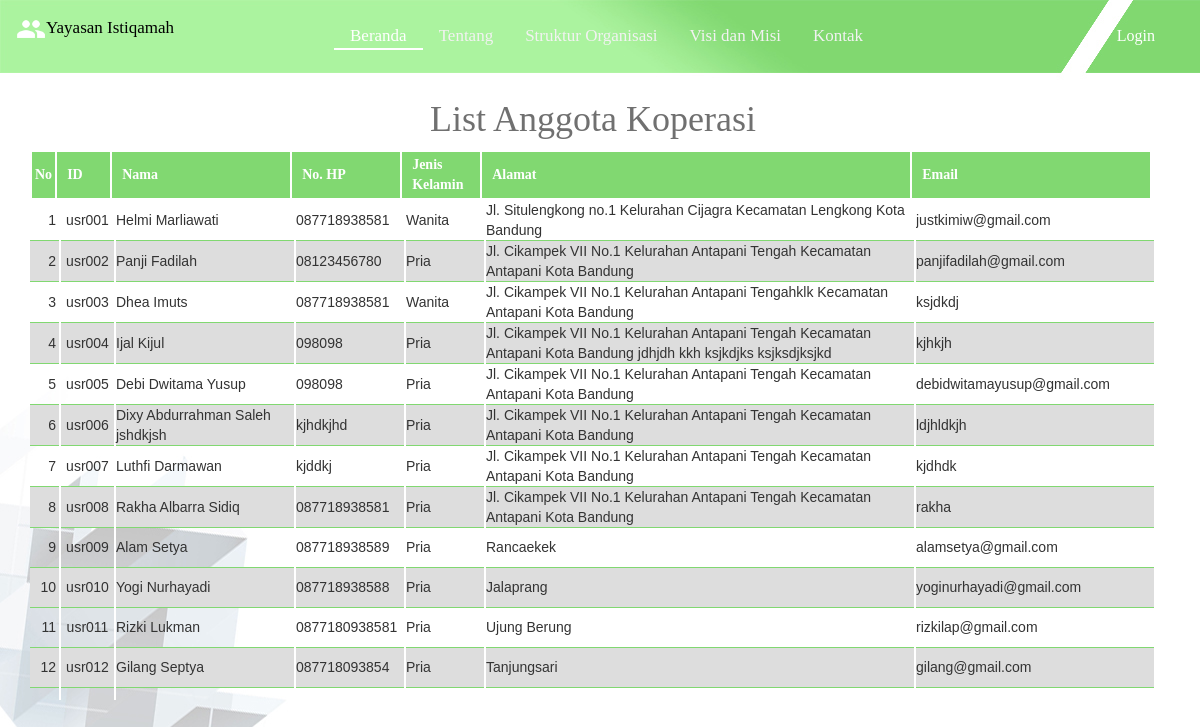
Page /listAnggota.php on the committed database.
### tables this page shows
CREATE TABLE IF NOT EXISTS `anggota` (
  `id_anggota` varchar(10) NOT NULL,
  `nama` varchar(50) DEFAULT NULL,
  `no_hp` varchar(13) DEFAULT NULL,
  `gender` enum('Pria','Wanita') DEFAULT NULL,
  `alamat` text,
  `email` varchar(26) DEFAULT NULL,
  `password` varchar(25) DEFAULT NULL,
  PRIMARY KEY (`id_anggota`)
);

### listAnggota.php (the view, shortened to what this page needs)
<!DOCTYPE html>
<html>
<head>
	<link rel="stylesheet" href="assets/css/styleTable.css" type="text/css">
	<link rel="stylesheet" href="assets/css/bootstrap.css">
</head>
<body class="mainBody">
	<?php
		include 'header.php';
		include 'logout.php';
	?>
	<h1 class="judulTabel">List Anggota Koperasi</h1>
	<div class="container">
	  		<table class="main">
	  			<thead>
				  <tr class="main">
				    <th class="no">No</th>
				    <th class="id">ID</th>
				    <th class="nama">Nama</th>
				    <th class="noHP">No. HP</th>
				    <th class="jk">Jenis Kelamin</th>
				    <th class="alamat">Alamat</th>
				    <th class="email">Email</th>
				  </tr>
				</thead>
			</table>
			<div style="overflow: auto;height: 500px;">
				<table class="main css-serial" id="listAnggota">
					<tbody style="overflow: auto;height: 240px;">
						 <?php
						 	$link = mysqli_connect("localhost", "root", "", "koperasi");
							$result = mysqli_query($link,"SELECT * FROM anggota");
						 	while	($row = mysqli_fetch_array($result,MYSQLI_ASSOC)){
						 		echo "
						 				<tr class=\"main\">
						 					<td id=\"noList\" class=\"no\"><a class=\"link\" href=\"listAnggota.php?id_anggota=$row[id_anggota]\"></a></td>
						 					<td class=\"id\">$row[id_anggota]</td>
						 					<td class=\"nama\">$row[nama]</td>
						 					<td class=\"noHP\">$row[no_hp]</td>
						 					<td class=\"jk\">$row[gender]</td>
						 					<td class=\"alamat\">$row[alamat]</td>
						 					<td class=\"email\">$row[email]</td>
						 				</tr>
						 		";
						 	}
						 ?>
				 	</tbody>
				 </table>
</body>
</html>

### assets/css/styleTable.css (style rules this page uses)
table.main { font-family: arial, sans-serif; border-collapse: collapse; }
tr:nth-child(even) { background-color: #dddddd; }
body.mainBody { background-image: url(../img/mainBody.jpg); }
.judulTabel { padding: 30px; padding-bottom: 0px; margin-left:calc(50% - 200px); color: #707070; }
th.no { height: 40px; border: 2px solid white; background-color: #81D871; color: white; font-family: Comfortaa; padding: 3px; text-align: left; width: 13px; }
th.id { height: 40px; border: 2px solid white; background-color: #81D871; color: white; font-family: Comfortaa; padding: 3px; text-align: left; width: 55px; padding-left: 10px; }
th.nama { height: 40px; border: 2px solid white; background-color: #81D871; color: white; font-family: Comfortaa; padding: 3px; text-align: left; width: 180px; padding-left: 10px; }
th.noHP { height: 40px; border: 2px solid white; background-color: #81D871; color: white; font-family: Comfortaa; padding: 3px; text-align: left; width: 110px; padding-left: 10px; }
th.jk { height: 40px; border: 2px solid white; background-color: #81D871; color: white; font-family: Comfortaa; padding: 3px; text-align: left; width: 80px; padding-left: 10px; }
th.alamat { height: 40px; border: 2px solid white; background-color: #81D871; color: white; font-family: Comfortaa; padding: 3px; text-align: left; width: 430px; padding-left: 10px; }
th.email { height: 40px; border: 2px solid white; background-color: #81D871; color: white; font-family: Comfortaa; padding: 3px; text-align: left; width: 240px; padding-left: 10px; }
td.no { height: 40px; width: 30px; border-bottom: 1px solid #81D871; border-right: 2px solid white; text-align: right; padding-right: 3px; }
td.id { height: 40px; width: 55px; border-bottom: 1px solid #81D871; border-right: 2px solid white; text-align: center; }
td.nama { height: 40px; width: 180px; border-bottom: 1px solid #81D871; border-right: 2px solid white; text-align: left; }
td.noHP { height: 40px; width: 110px; border-bottom: 1px solid #81D871; border-right: 2px solid white; text-align: left; }
td.jk { height: 40px; width: 80px; border-bottom: 1px solid #81D871; border-right: 2px solid white; text-align: left; }
td.alamat { height: 40px; width: 430px; overflow: auto; border-bottom: 1px solid #81D871; border-right: 2px solid white; }
td.email { height: 40px; width: 240px; overflow: auto; border-bottom: 1px solid #81D871; border-right: 2px solid white; }
.css-serial { counter-reset: serial-number; }
.css-serial td:first-child:before { counter-increment: serial-number; content: counter(serial-number); }

### header.php (style rules this page uses)
body { margin: 0; font-family: Comfortaa; }

### rows in the picture
anggota: id_anggota "usr001", nama "Helmi Marliawati", no_hp "087718938581", gender "Wanita", alamat "Jl. Situlengkong no.1 Kelurahan Cijagra Kecamatan Lengkong Kota Bandung", email "justkimiw@gmail.com"
anggota: id_anggota "usr002", nama "Panji Fadilah", no_hp "08123456780", gender "Pria", alamat "Jl. Cikampek VII No.1 Kelurahan Antapani Tengah Kecamatan Antapani Kota Bandung", email "panjifadilah@gmail.com"
anggota: id_anggota "usr003", nama "Dhea Imuts", no_hp "087718938581", gender "Wanita", alamat "Jl. Cikampek VII No.1 Kelurahan Antapani Tengahklk Kecamatan Antapani Kota Bandung", email "ksjdkdj"
anggota: id_anggota "usr004", nama "Ijal Kijul", no_hp "098098", gender "Pria", alamat "Jl. Cikampek VII No.1 Kelurahan Antapani Tengah Kecamatan Antapani Kota Bandung jdhjdh kkh ksjkdjks ksjksdjksjkd", email "kjhkjh"
anggota: id_anggota "usr005", nama "Debi Dwitama Yusup", no_hp "098098", gender "Pria", alamat "Jl. Cikampek VII No.1 Kelurahan Antapani Tengah Kecamatan Antapani Kota Bandung", email "debidwitamayusup@gmail.com"
anggota: id_anggota "usr006", nama "Dixy Abdurrahman Saleh jshdkjsh", no_hp "kjhdkjhd", gender "Pria", alamat "Jl. Cikampek VII No.1 Kelurahan Antapani Tengah Kecamatan Antapani Kota Bandung", email "ldjhldkjh"
anggota: id_anggota "usr007", nama "Luthfi Darmawan", no_hp "kjddkj", gender "Pria", alamat "Jl. Cikampek VII No.1 Kelurahan Antapani Tengah Kecamatan Antapani Kota Bandung", email "kjdhdk"
anggota: id_anggota "usr008", nama "Rakha Albarra Sidiq", no_hp "087718938581", gender "Pria", alamat "Jl. Cikampek VII No.1 Kelurahan Antapani Tengah Kecamatan Antapani Kota Bandung", email "rakha"
anggota: id_anggota "usr009", nama "Alam Setya", no_hp "087718938589", gender "Pria", alamat "Rancaekek", email "alamsetya@gmail.com"
anggota: id_anggota "usr010", nama "Yogi Nurhayadi", no_hp "087718938588", gender "Pria", alamat "Jalaprang", email "yoginurhayadi@gmail.com"
anggota: id_anggota "usr011", nama "Rizki Lukman", no_hp "0877180938581", gender "Pria", alamat "Ujung Berung", email "rizkilap@gmail.com"
anggota: id_anggota "usr012", nama "Gilang Septya", no_hp "087718093854", gender "Pria", alamat "Tanjungsari", email "gilang@gmail.com"
